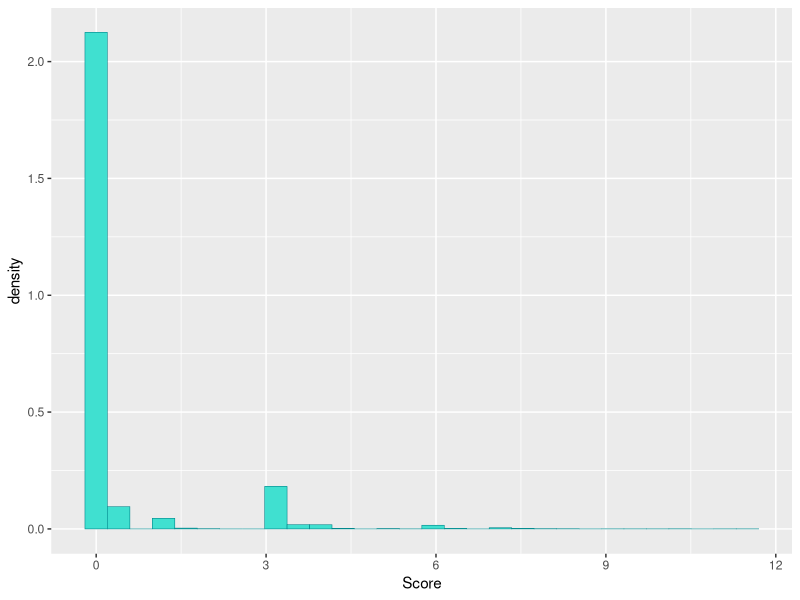
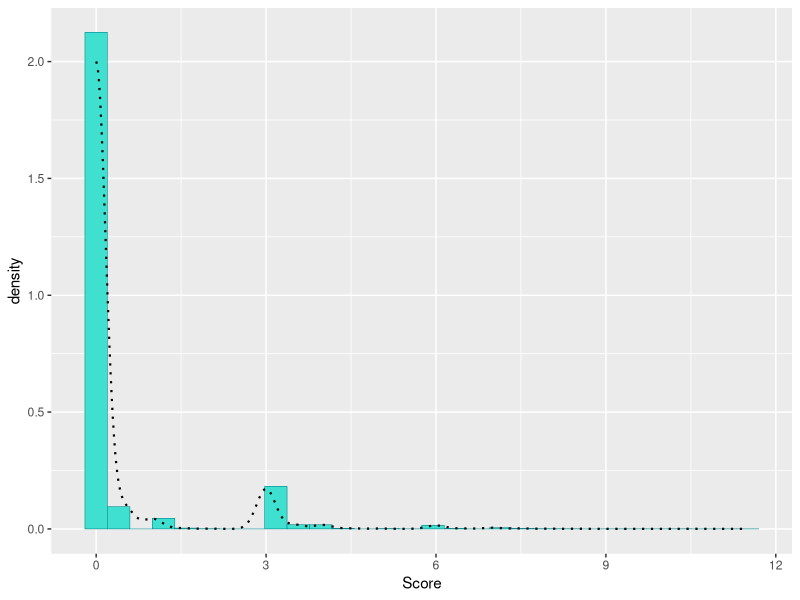
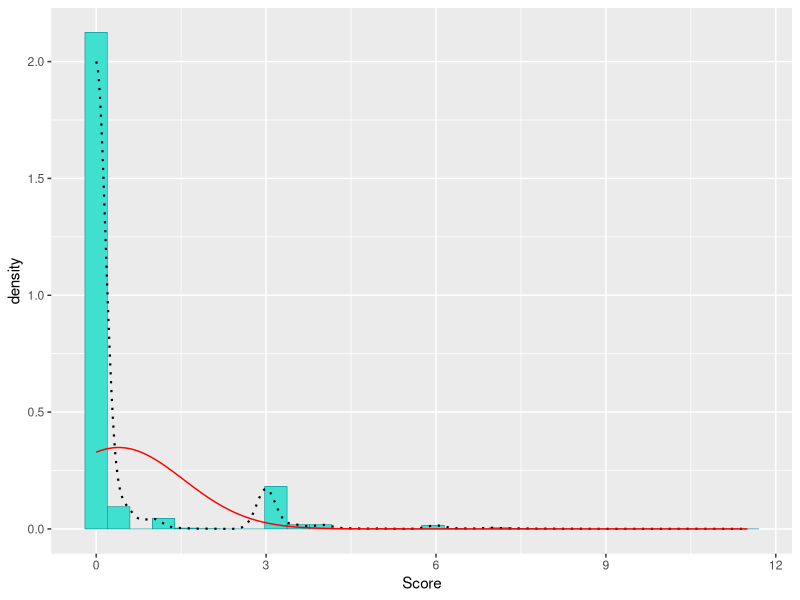
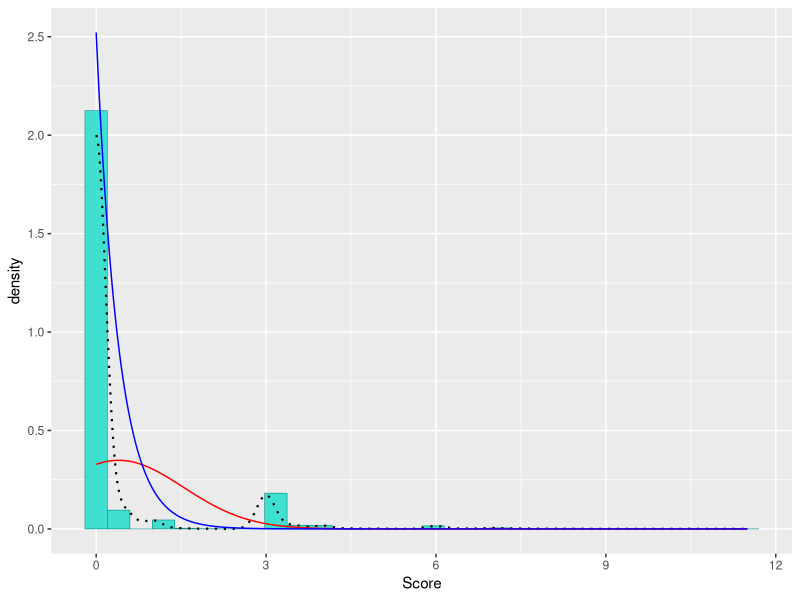
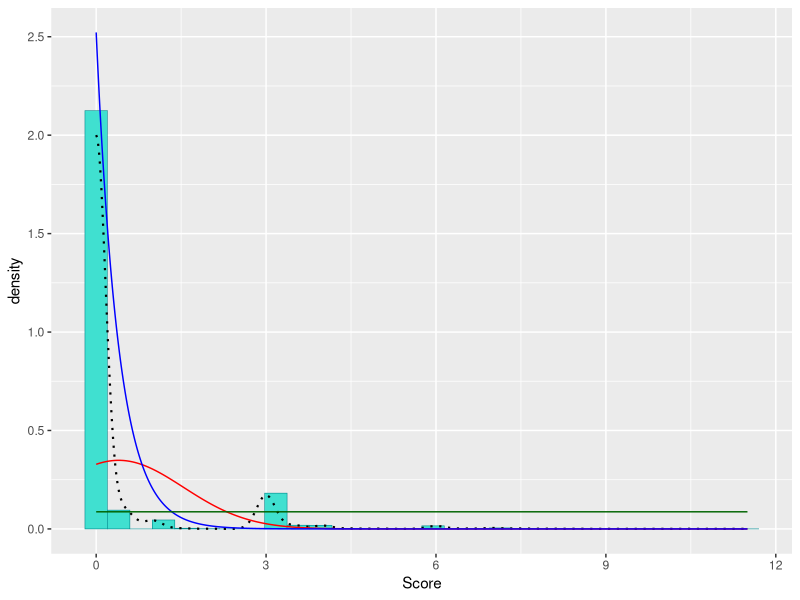
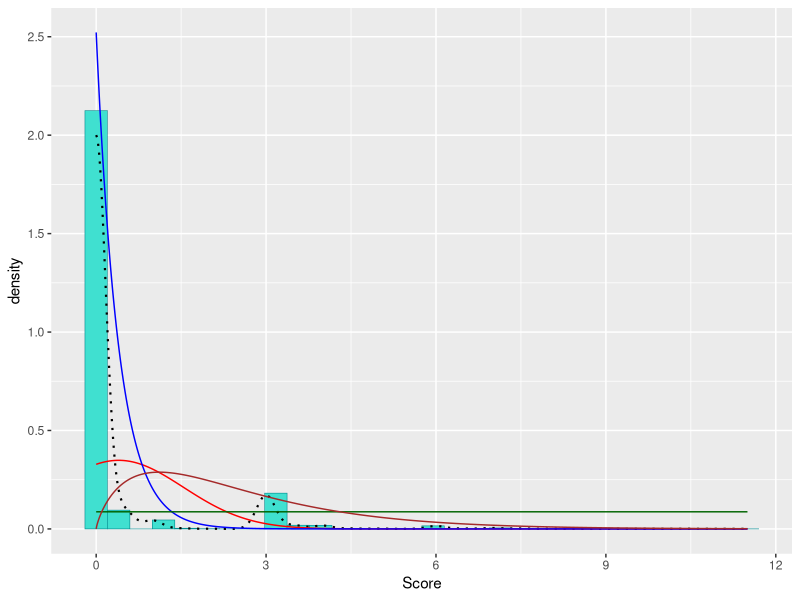
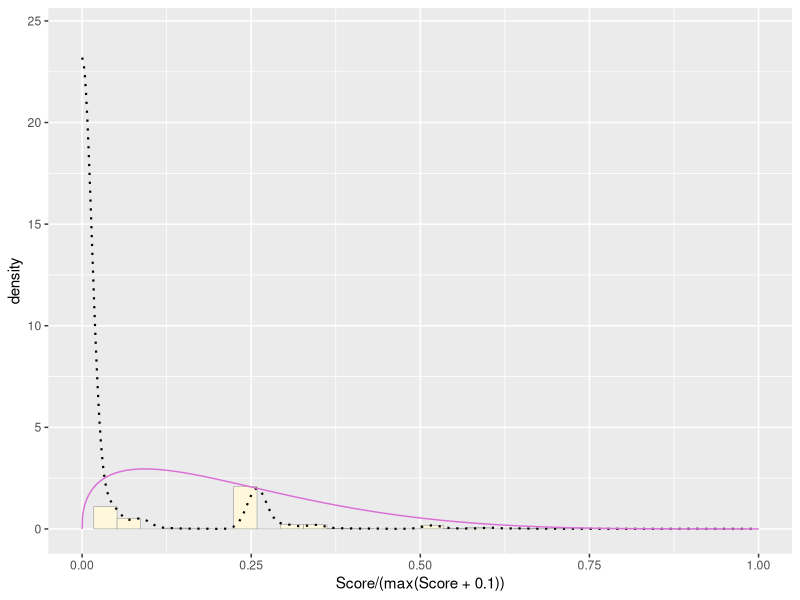
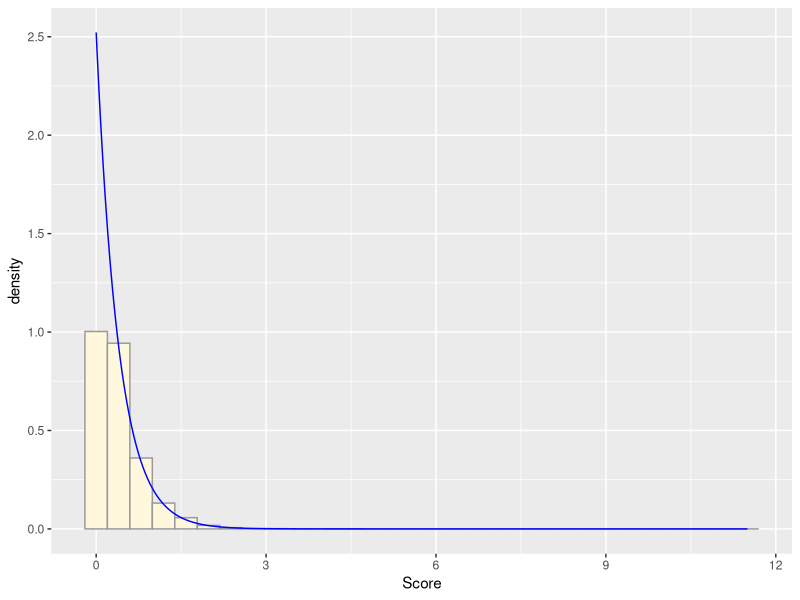

Source code (R) for these figures, in order:
## ---- chunk 1
z <- read.table("TestDataSet_CrkLSH2screen_Score.csv",header=TRUE,sep=",", stringsAsFactors=FALSE)
str(z)
summary(z)
head(z)
## ---- chunk 2
library(ggplot2) # for graphics
library(MASS) # for maximum likelihood estimation
## ---- chunk 3
p1 <- ggplot(data=z, aes(x=Score, y=..density..)) +
  geom_histogram(color="turquoise4",fill="turquoise",size=0.2) 
print(p1)
## ---- chunk 4
p1 <-  p1 +  geom_density(linetype="dotted",size=0.75)
print(p1)
## ---- chunk 5
normPars <- fitdistr(z$Score,"normal")
print(normPars)
## ---- chunk 6
str(normPars)
## ---- chunk 7
normPars$estimate["mean"] # note structure of getting a named attribute
## ---- chunk 8
meanML <- normPars$estimate["mean"]
sdML <- normPars$estimate["sd"]

xval <- seq(0,max(z$Score),len=length(z$Score))

 stat <- stat_function(aes(x = xval, y = ..y..), fun = dnorm, colour="red", n = length(z$Score), args = list(mean = meanML, sd = sdML))
 p1 + stat
## ---- chunk 9
expoPars <- fitdistr(z$Score,"exponential")
rateML <- expoPars$estimate["rate"]

stat2 <- stat_function(aes(x = xval, y = ..y..), fun = dexp, colour="blue", n = length(z$Score), args = list(rate=rateML))
 p1 + stat + stat2
## ---- chunk 10
stat3 <- stat_function(aes(x = xval, y = ..y..), fun = dunif, colour="darkgreen", n = length(z$Score), args = list(min=min(z$Score), max=max(z$Score)))
 p1 + stat + stat2 + stat3
## ---- chunk 11
z2 <- z[z$Score>0,]
gammaPars <- fitdistr(z2$Score,"gamma")
shapeML <- gammaPars$estimate["shape"]
rateML <- gammaPars$estimate["rate"]

stat4 <- stat_function(aes(x = xval, y = ..y..), fun = dgamma, colour="brown", n = length(z2$Score), args = list(shape=shapeML, rate=rateML))
 p1 + stat + stat2 + stat3 + stat4
## ---- chunk 12
pSpecial <- ggplot(data=z, aes(x=Score/(max(Score + 0.1)), y=..density..)) +
  geom_histogram(color="grey60",fill="cornsilk",size=0.2) + 
  xlim(c(0,1)) +
  geom_density(size=0.75,linetype="dotted")

betaPars <- fitdistr(x=z2$Score/max(z2$Score + 0.1),start=list(shape1=1,shape2=2),"beta")
shape1ML <- betaPars$estimate["shape1"]
shape2ML <- betaPars$estimate["shape2"]

statSpecial <- stat_function(aes(x = xval, y = ..y..), fun = dbeta, colour="orchid", n = length(z2$Score), args = list(shape1=shape1ML,shape2=shape2ML))
pSpecial + statSpecial
## ---- chunk 13
normPars$loglik
gammaPars$loglik
expoPars$loglik
## ---- chunk 14
expoPars
## ---- chunk 15
x <- rexp(n=8887,rate=2.52)
x <- data.frame(1:8887,x)
names(x) <- list("density","Score")
str(x)
## ---- chunk 16
summary(x$Score)
## ---- chunk 17
p2 <- ggplot(data=x, aes(x=Score, y=..density..)) +
  geom_histogram(color="grey60",fill="cornsilk") 
p2 + stat2
p1 + stat2
